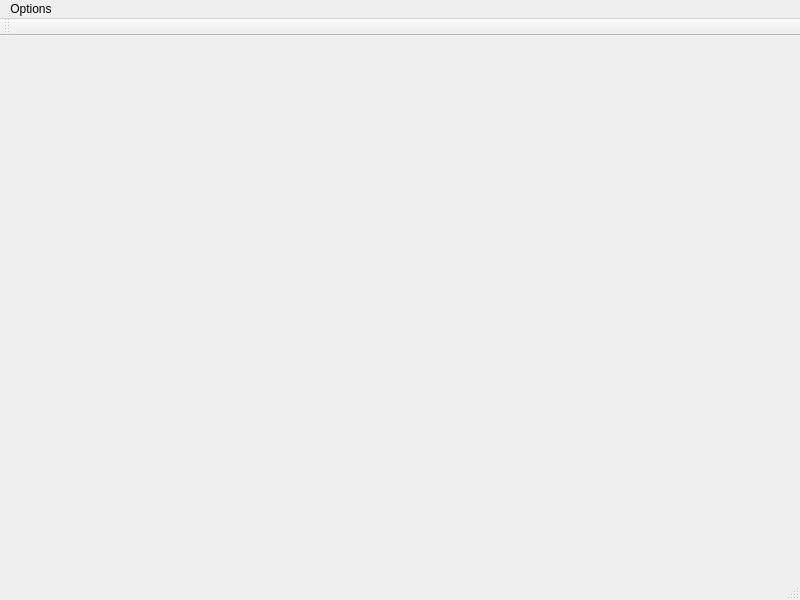
<?xml version="1.0" encoding="UTF-8"?>
<ui version="4.0">
 <class>UniMainWindow</class>
 <widget class="QMainWindow" name="UniMainWindow">
  <property name="geometry">
   <rect>
    <x>0</x>
    <y>0</y>
    <width>800</width>
    <height>600</height>
   </rect>
  </property>
  <property name="windowTitle">
   <string>MainWindow</string>
  </property>
  <widget class="QWidget" name="centralwidget"/>
  <widget class="QMenuBar" name="menubar">
   <property name="geometry">
    <rect>
     <x>0</x>
     <y>0</y>
     <width>800</width>
     <height>26</height>
    </rect>
   </property>
   <widget class="QMenu" name="menu">
    <property name="title">
     <string>Options</string>
    </property>
    <addaction name="actionHowToPlay"/>
    <addaction name="actionAbout"/>
    <addaction name="actionExit"/>
   </widget>
   <addaction name="menu"/>
  </widget>
  <widget class="QStatusBar" name="statusbar"/>
  <widget class="QToolBar" name="toolBar">
   <property name="windowTitle">
    <string>toolBar</string>
   </property>
   <attribute name="toolBarArea">
    <enum>TopToolBarArea</enum>
   </attribute>
   <attribute name="toolBarBreak">
    <bool>false</bool>
   </attribute>
  </widget>
  <action name="actionHowToPlay">
   <property name="text">
    <string>How to play</string>
   </property>
  </action>
  <action name="actionExit">
   <property name="text">
    <string>Exit</string>
   </property>
  </action>
  <action name="actionAbout">
   <property name="text">
    <string>About</string>
   </property>
  </action>
 </widget>
 <resources/>
 <connections/>
</ui>
